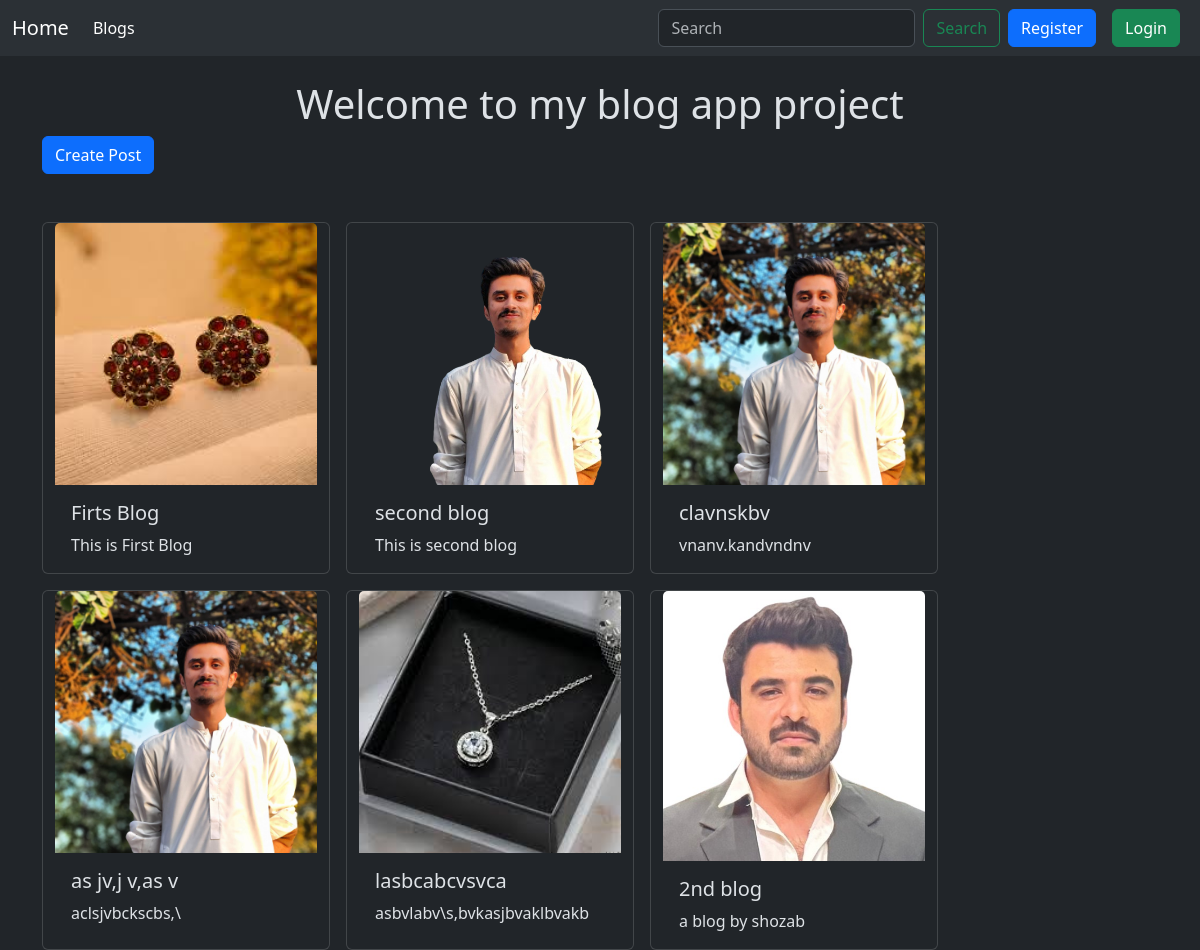
/blog/, run on an earlier commit of the app's database.
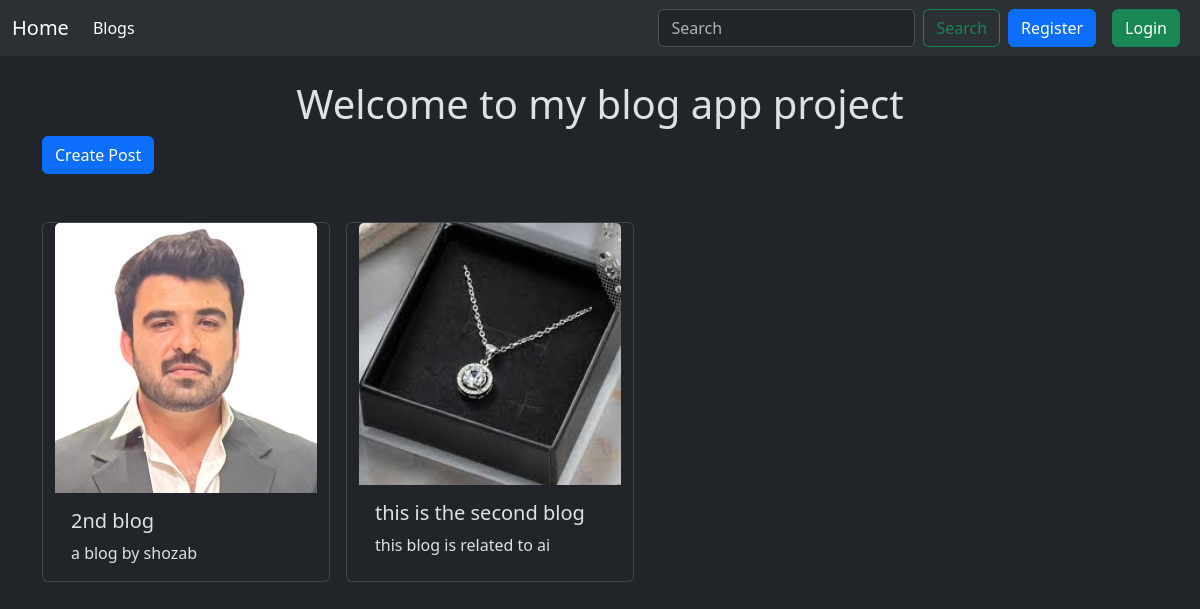
And on a later commit of the database.
### blogs/models.py (models this page shows, shortened)
class Blog(models.Model):
    user = models.ForeignKey(User, on_delete = models.CASCADE)
    title = models.CharField(max_length = 250)
    text = models.TextField(max_length = 250)
    photo = models.ImageField(upload_to = 'photos/', blank = True, null = True)
    created_at = models.DateTimeField(auto_now_add = True)
    updated_at = models.DateTimeField(auto_now = True)

### blogs/views.py (the view)
# urls.py: path('', views.BlogListView.as_view(), name = 'blog_list'),
class BlogListView(View):
    def get(self, request):
        if request.method == "GET":
            q = request.GET.get('q')
            if q:
                blogs = Blog.objects.filter(text__icontains=q).order_by('-created_at')
                blogs = Blog.objects.filter(title__icontains=q).order_by('-created_at')
            else:
                blogs = Blog.objects.all()
        return render(request, 'blog_list.html', {'blogs': blogs})

### blogs/templates/blog_list.html (shortened to what this page needs)
{% extends "layout.html" %}
{% block content %}
<h1 class = "text-center mt-4">Welcome to my blog app project</h1>
<a class = "btn btn-primary mb-5" href="{% url "blog_create" %}">Create Post</a>
<div class="container row gap-3">
    {% for blog in blogs %}
    <div class="card" style="width: 18rem;">
        {% if blog.photo %}
        <img src="{{ blog.photo.url }}" class="card-img-top" alt="Blog Photo">
        {% else %}
        <p>No photo available</p>
        {% endif %}
        <div class="card-body">
          <h5 class="card-title">{{blog.title}}</h5>
          <p class="card-text">{{blog.text}}</p>
        </div>
      </div>
    {% endfor %}
</div>
{% endblock %}

### templates/layout.html (shortened to what this page needs)
{% load static %}
<!DOCTYPE html>
<html lang="en" data-bs-theme = "dark">
<head>
    <link href="https://cdn.jsdelivr.net/npm/bootstrap@5.3.3/dist/css/bootstrap.min.css" rel="stylesheet">
</head>
<body class = "bg-dark">
    <nav class="navbar navbar-expand-lg bg-body-tertiary">
        <div class="container-fluid">
          <a class="navbar-brand" href="#">Home</a>
          <div class="collapse navbar-collapse" id="navbarSupportedContent">
            <ul class="navbar-nav me-auto mb-2 mb-lg-0">
              <li class="nav-item">
                <a class="nav-link active" aria-current="page" href="{% url "blog_list" %}">Blogs</a>
              </li>
            </ul>
            <form method = "GET" action = "{% url "blog_list" %}" class="d-flex">
              <input class="form-control me-2" type="search" name="q" placeholder="Search" aria-label="Search" value="{{ query }}">
              <button class="btn btn-outline-success" type="submit">Search</button>
            </form>
            {% if user.is_authenticated %}
            <form action="{% url "logout" %}" method="post" action = "{% url "logout" %}">
            {% csrf_token %}
            <button class="btn btn-danger" type = "submit" >Logout</button>
            </form>
            {% else %}
            <a href="{% url "blog_register" %}" class="btn btn-primary mx-2">Register</a>
            <a href="{% url "login" %}" class="btn btn-success mx-2">Login</a>
            {% endif %}
          </div>
        </div>
      </nav>
    <div class="container">
        {% block content %}
        {% endblock %}
    </div>
</body>
</html>

What changed in the data, as far as the page shows it:
removed Blog: photo (picture), title "Firts Blog", text "This is First Blog"
removed Blog: photo (picture), title "second blog", text "This is second blog"
removed Blog: photo (picture), title "clavnskbv", text "vnanv.kandvndnv"
removed Blog: photo (picture), title "as jv,j v,as v", text "aclsjvbckscbs,\\"
removed Blog: photo (picture), title "lasbcabcvsvca", text "asbvlabv\\s,bvkasjbvaklbvakb"
added Blog: photo (picture), title "this is the second blog", text "this blog is related to ai"
